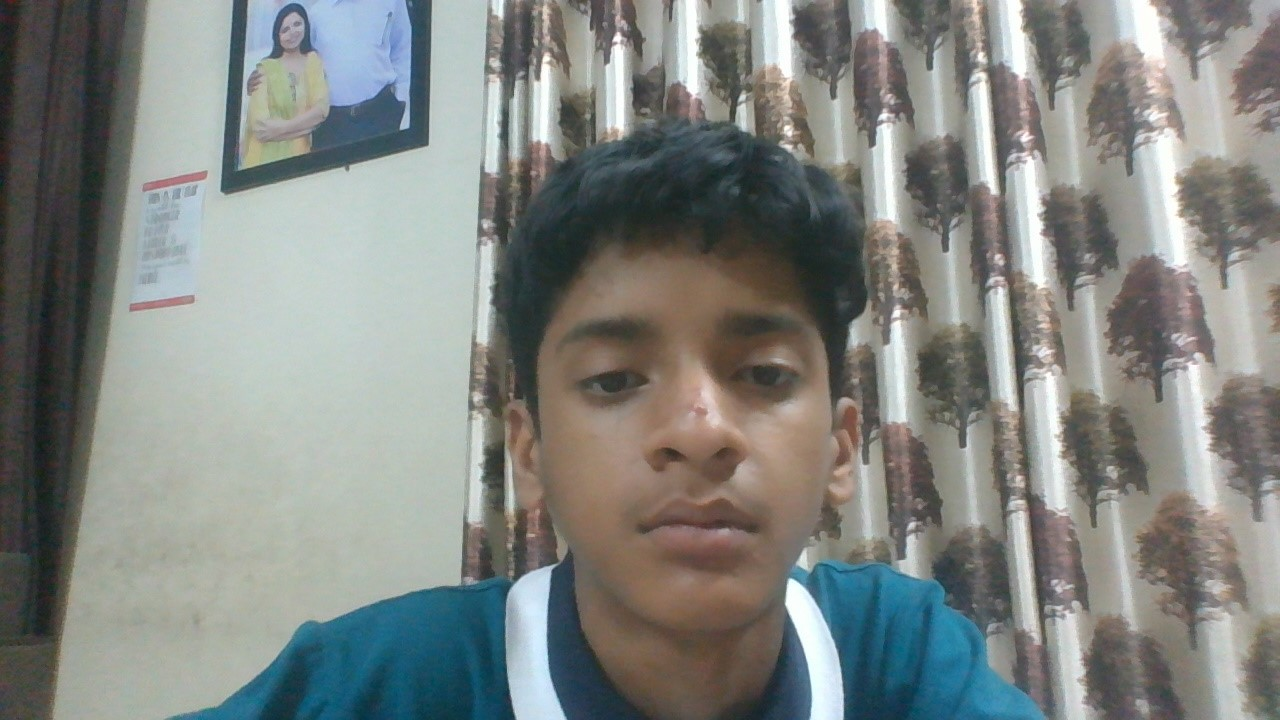
#> input picture Face_Recognition/pictures/1.jpg, 1280 x 720 px; its folder holds 4 pictures in this run
$ python trainer.py
#> lines starting #> are read from the running program, lines starting #| are printed output that depends on the picture
import cv2
import os
import numpy as np

# Path to the directory containing the images of the person you want to recognize
path = "pictures"

# Create a face recognizer object
face_recognizer = cv2.face.LBPHFaceRecognizer_create()

# Define a function to get the images and their corresponding labels
def get_images_and_labels(path):
#> called with path = 'pictures'
    image_paths = [os.path.join(path, f) for f in os.listdir(path)]
    faces = []
    labels = []
    for image_path in image_paths:
        # Load the image and convert it to grayscale
        img = cv2.imread(image_path, 0)
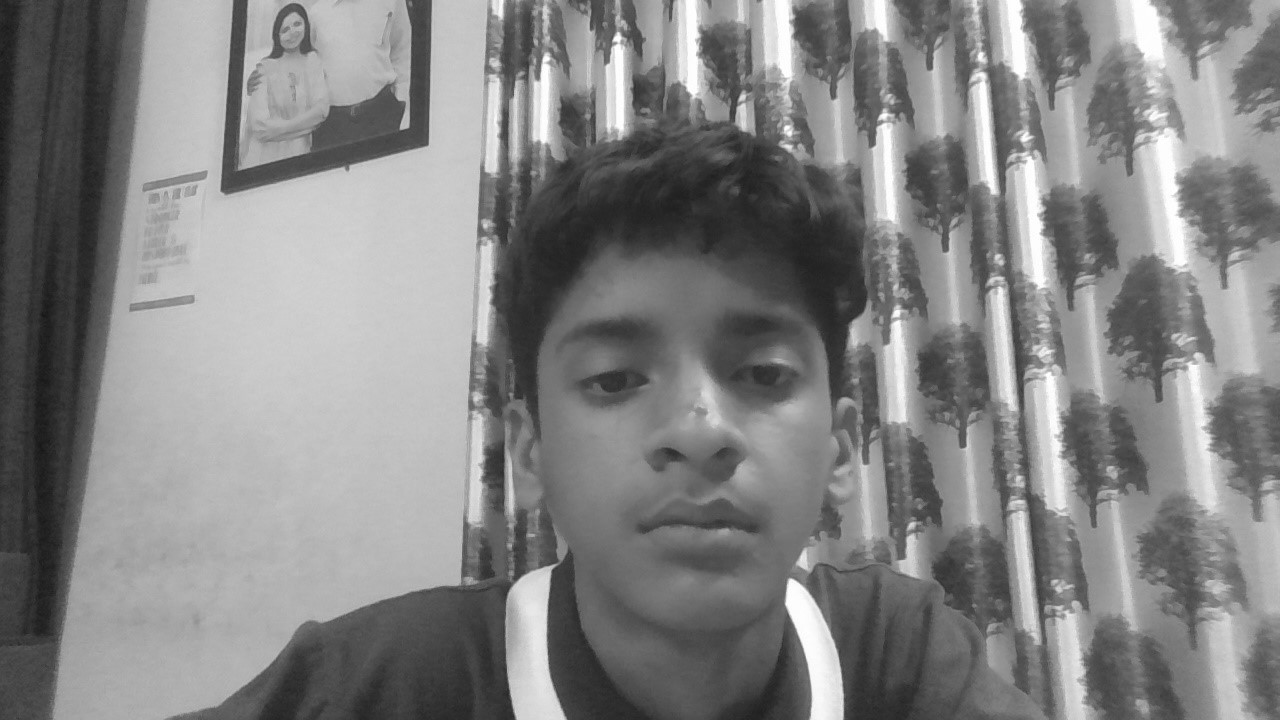
#> img: shape (720, 1280); min 21, max 255, mean 131.7
        # Extract the label (the person's name) from the file name
        label = os.path.split(image_path)[-1].split(".")[0]
        # Detect the face in the image
        face_cascade = cv2.CascadeClassifier(cv2.data.haarcascades + 'haarcascade_frontalface_default.xml')
        face_rects = face_cascade.detectMultiScale(img, scaleFactor=1.2, minNeighbors=5)
#> face_rects = [[473, 197, 435, 435]]
        # Add each face and its label to the faces and labels lists
        for (x,y,w,h) in face_rects:
            faces.append(img[y:y+h, x:x+w])
            labels.append(label)
#> this loop made 1 pass
#> after the loop, faces = 1 item; labels = ['1']
#> pass 2 of the loop in get_images_and_labels, `for image_path in image_paths:`:
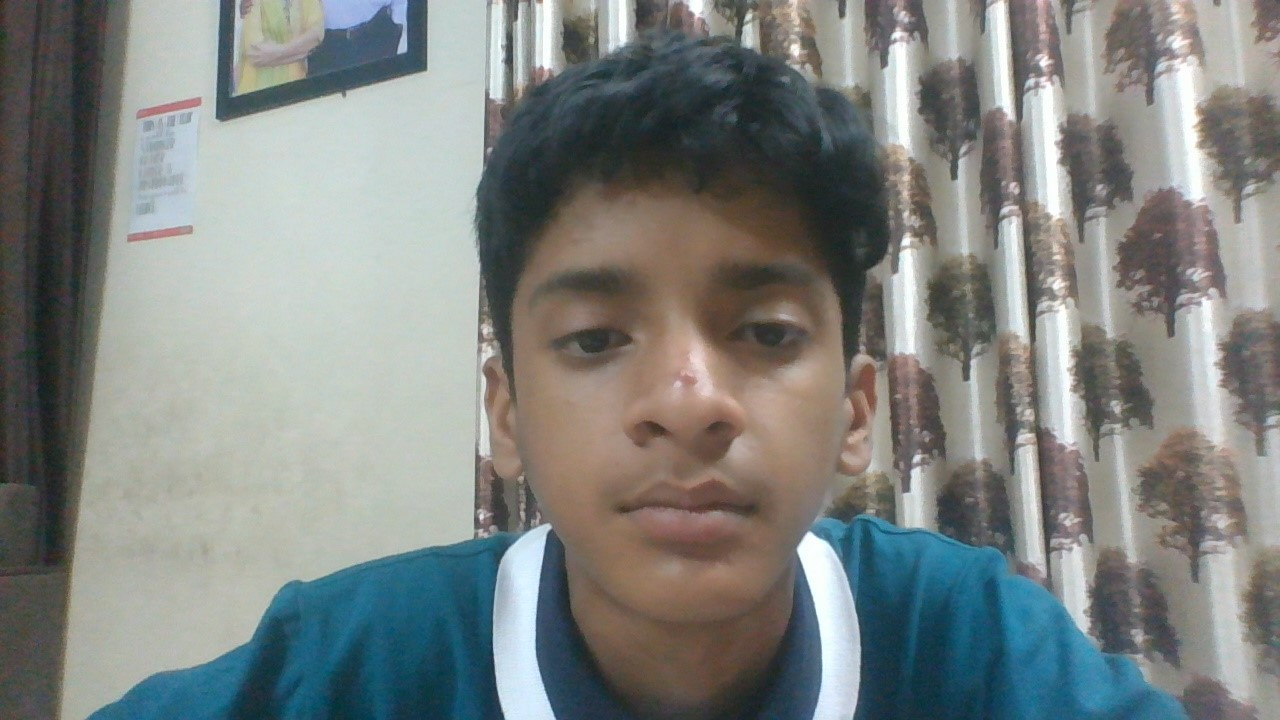
#> input picture Face_Recognition/pictures/2.jpg, 1280 x 720 px
#> in get_images_and_labels, `img = cv2.imread(image_path, 0)`:
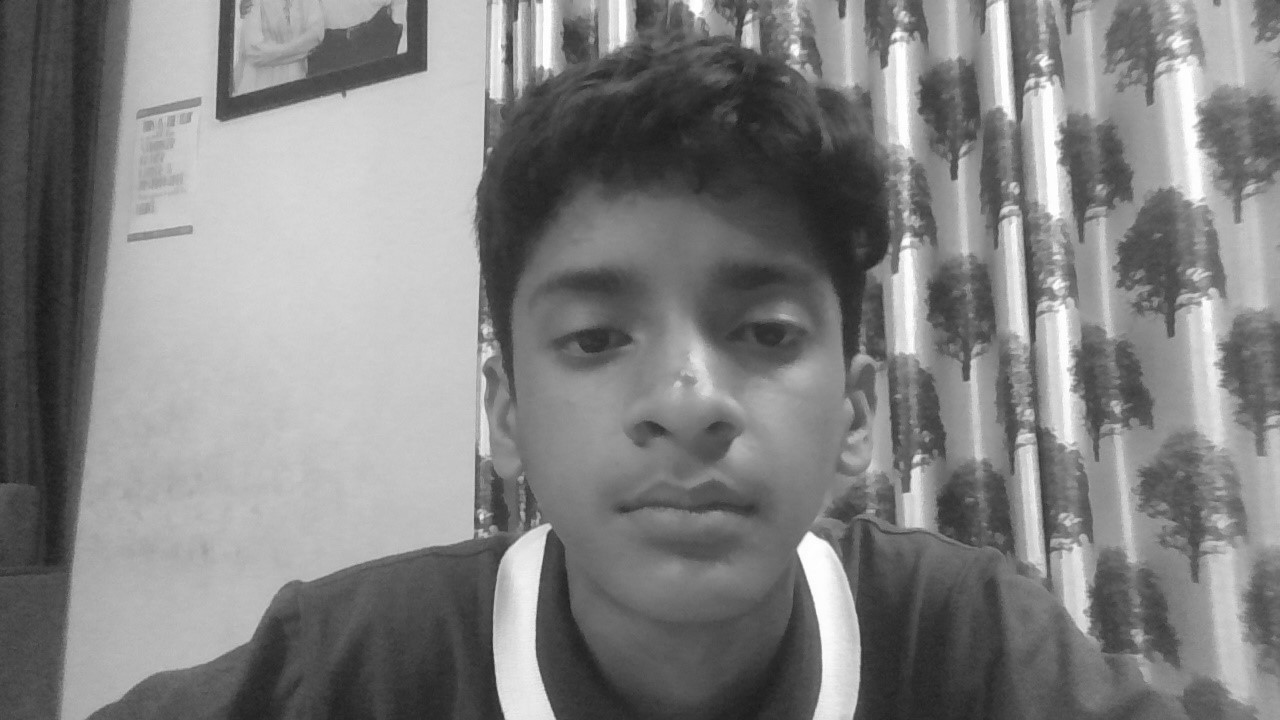
#> img: shape (720, 1280); min 23, max 255, mean 130.1
#> face_rects = [[444, 146, 476, 476]]
#> the loop in get_images_and_labels, `for (x,y,w,h) in face_rects:` made 1 pass
#> after the loop in get_images_and_labels, `for (x,y,w,h) in face_rects:`: faces = 2 items; labels = ['1', '2']
#> pass 3 of the loop in get_images_and_labels, `for image_path in image_paths:`:
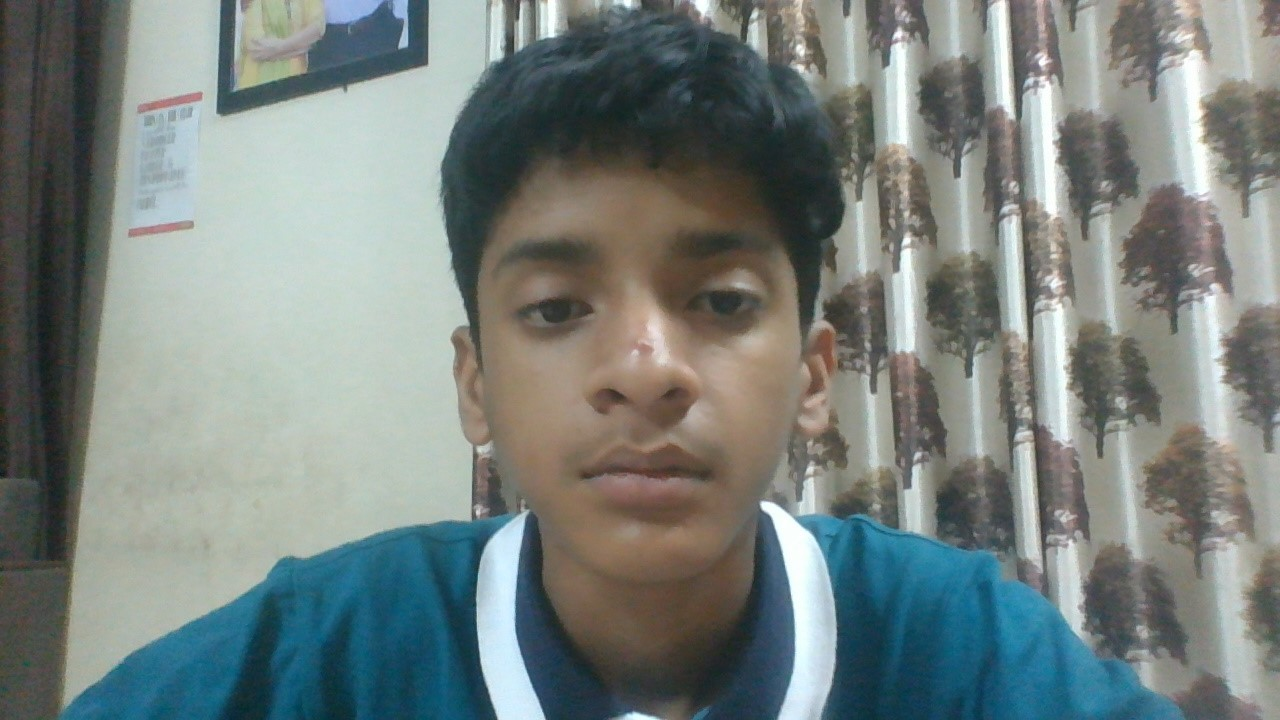
#> input picture Face_Recognition/pictures/3.jpg, 1280 x 720 px
#> in get_images_and_labels, `img = cv2.imread(image_path, 0)`:
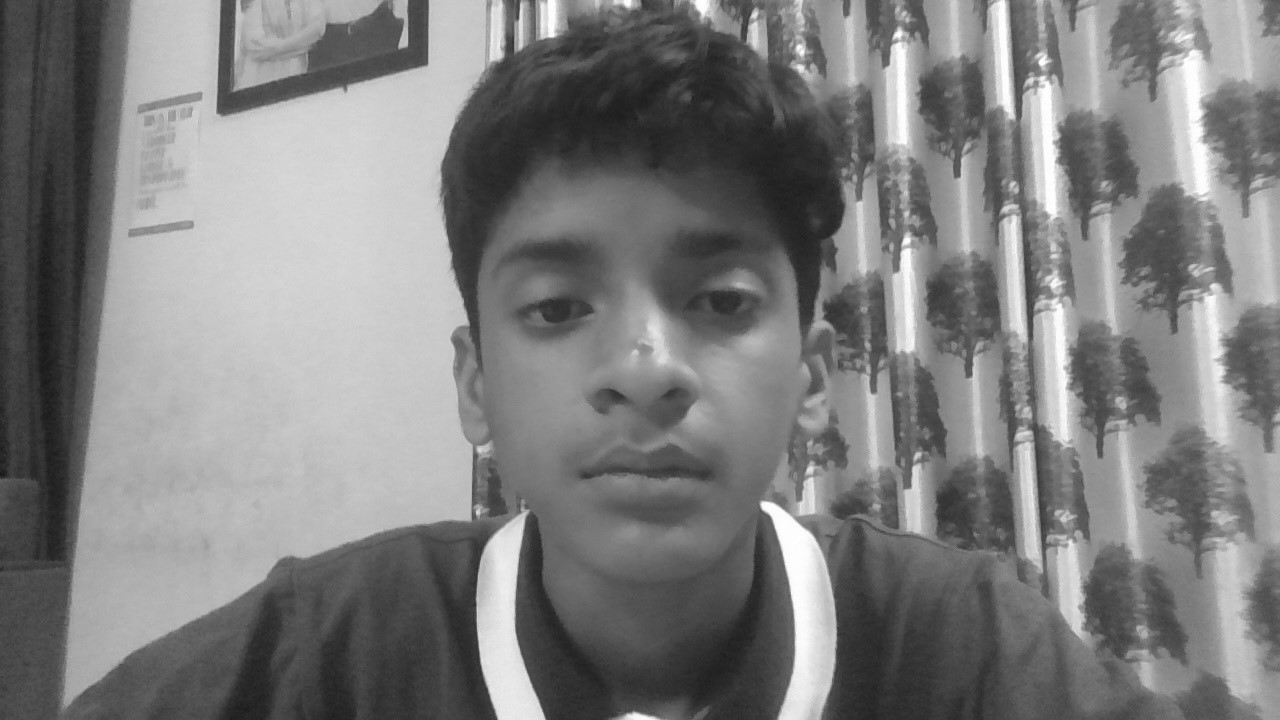
#> img: shape (720, 1280); min 20, max 255, mean 126.5
#> face_rects = [[410, 125, 450, 450]]
#> the loop in get_images_and_labels, `for (x,y,w,h) in face_rects:` made 1 pass
#> after the loop in get_images_and_labels, `for (x,y,w,h) in face_rects:`: faces = 3 items; labels = ['1', '2', '3']
#> the loop made 4 passes; the first 3 are shown
    return faces, labels

# Get the images and labels for the person you want to recognize
faces, labels = get_images_and_labels(path)

labels = np.array(labels, dtype=np.int32)
face_recognizer.train(faces, labels)

# Save the trained model
face_recognizer.save("face_trained_model.xml")
